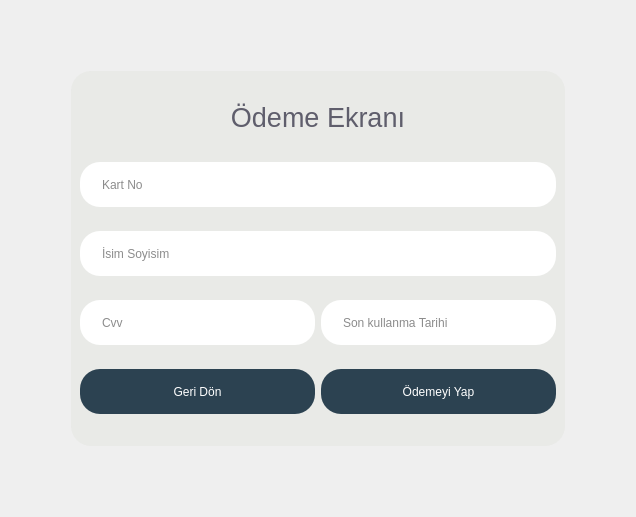
<?xml version="1.0" encoding="UTF-8"?>
<ui version="4.0">
 <class>Form</class>
 <widget class="QWidget" name="Form">
  <property name="geometry">
   <rect>
    <x>0</x>
    <y>0</y>
    <width>636</width>
    <height>517</height>
   </rect>
  </property>
  <property name="windowTitle">
   <string>Form</string>
  </property>
  <layout class="QGridLayout" name="gridLayout">
   <item row="1" column="0">
    <widget class="QFrame" name="frame">
     <property name="layoutDirection">
      <enum>Qt::LeftToRight</enum>
     </property>
     <property name="styleSheet">
      <string notr="true">QFrame#frame{
	margin: 60px;
	border-radius: 20px;
	background-color: rgba(225, 228, 221, 120);
}

QLineEdit{
	min-height: 45px;
	border-radius: 20px;
	background-color: #FFFFFF;
	padding-left: 20px;
	color: rgb(140, 140, 140);
}

QLineEdit:hover{
	border: 2px solid rgb(139, 142, 139);
}

QPushButton{
	min-height: 45px;
	border-radius: 20px;
	background-color: rgb(44, 66, 81);
	color: #FFFFFF;
}

QPushButton:hover{
	border: 2px solid rgb(255, 255, 255);
}

QCheckBox{
	font-size: 10px;
	color: #FFFFFF;
}

QLabel{
	color: rgb(95, 94, 108);
}


</string>
     </property>
     <property name="frameShape">
      <enum>QFrame::NoFrame</enum>
     </property>
     <property name="frameShadow">
      <enum>QFrame::Raised</enum>
     </property>
     <layout class="QVBoxLayout" name="verticalLayout">
      <item>
       <widget class="QLabel" name="label_2">
        <property name="maximumSize">
         <size>
          <width>16777215</width>
          <height>40</height>
         </size>
        </property>
        <property name="text">
         <string>&lt;html&gt;&lt;head/&gt;&lt;body&gt;&lt;p&gt;&lt;span style=&quot; font-size:20pt;&quot;&gt;Ödeme Ekranı&lt;/span&gt;&lt;/p&gt;&lt;/body&gt;&lt;/html&gt;</string>
        </property>
        <property name="alignment">
         <set>Qt::AlignCenter</set>
        </property>
       </widget>
      </item>
      <item>
       <widget class="QLineEdit" name="lineEdit">
        <property name="text">
         <string>Kart No</string>
        </property>
       </widget>
      </item>
      <item>
       <widget class="QLineEdit" name="lineEdit_4">
        <property name="text">
         <string>İsim Soyisim</string>
        </property>
       </widget>
      </item>
      <item>
       <layout class="QGridLayout" name="gridLayout_2">
        <item row="0" column="0">
         <widget class="QLineEdit" name="lineEdit_2">
          <property name="text">
           <string>Cvv</string>
          </property>
         </widget>
        </item>
        <item row="0" column="1">
         <widget class="QLineEdit" name="lineEdit_3">
          <property name="text">
           <string>Son kullanma Tarihi</string>
          </property>
         </widget>
        </item>
       </layout>
      </item>
      <item>
       <layout class="QHBoxLayout" name="horizontalLayout">
        <item>
         <widget class="QPushButton" name="exit_button">
          <property name="maximumSize">
           <size>
            <width>400</width>
            <height>16777215</height>
           </size>
          </property>
          <property name="text">
           <string>Geri Dön</string>
          </property>
         </widget>
        </item>
        <item>
         <widget class="QPushButton" name="pushButton">
          <property name="text">
           <string>Ödemeyi Yap</string>
          </property>
         </widget>
        </item>
       </layout>
      </item>
     </layout>
    </widget>
   </item>
  </layout>
 </widget>
 <resources/>
 <connections/>
</ui>
